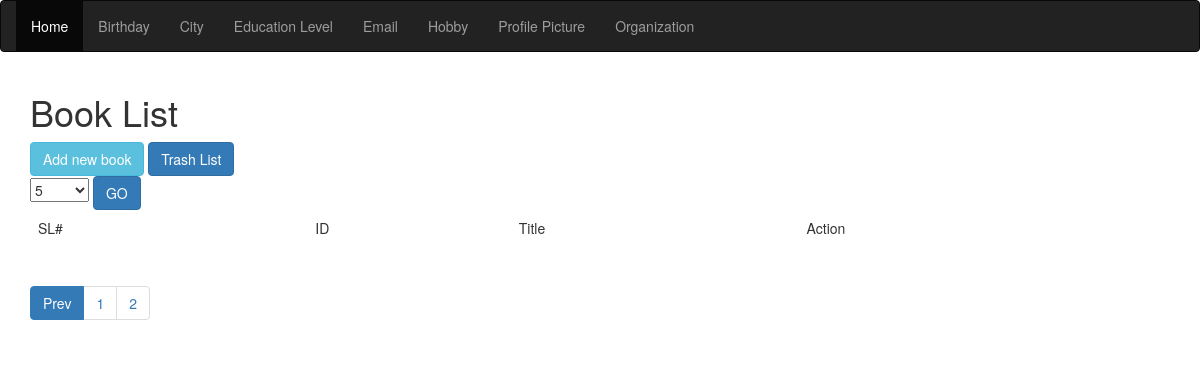
/views/SEIP129150/Book/index.php?pageNumber=3, run on an earlier commit of the app's database.
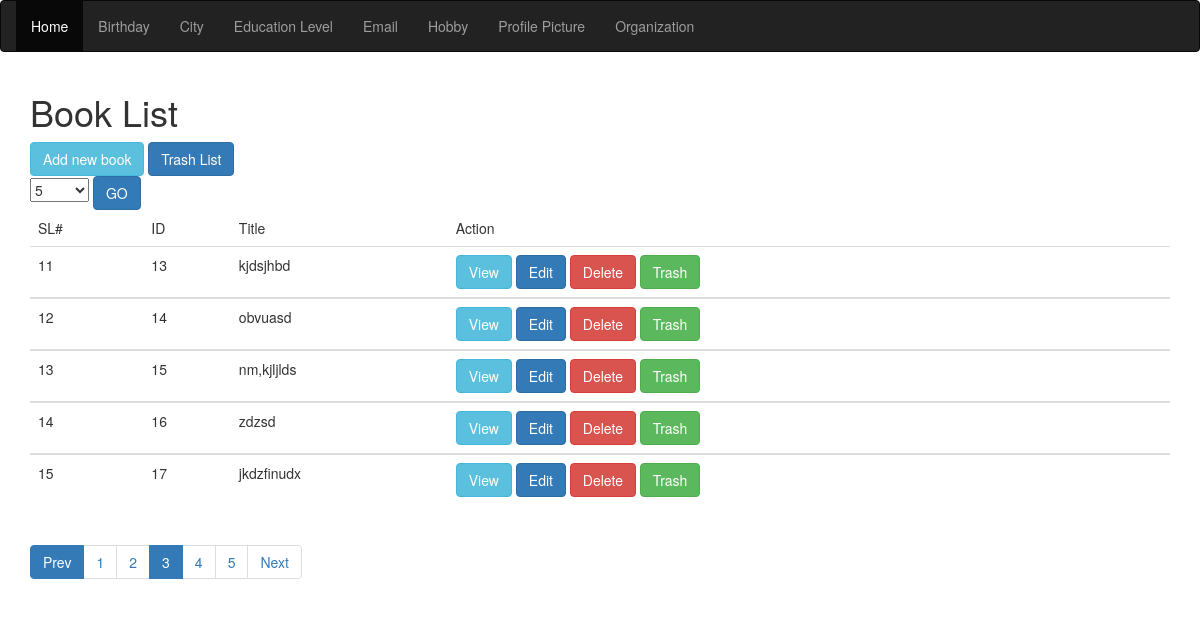
And on a later commit of the database.
### tables this page shows
CREATE TABLE `book` (
  `id` int(11) NOT NULL,
  `title` varchar(30) NOT NULL,
  `trash` date DEFAULT NULL
);

### src/BITM/SEIP129150/Book/Book.php (called while the page is built, shortened)
<?php
class Book
{
    public $conn;
    public function __construct()
    {
        $this->conn = mysqli_connect("localhost", "root", "", "atomicprojectb21");
    }
    public  function  count()
    {
        $query="SELECT COUNT(*) AS totalItem FROM `book` WHERE `trash` IS NULL";
        $result=mysqli_query($this->conn,$query);
        $row= mysqli_fetch_assoc($result);
        return $row['totalItem'];
    }
    public function paginator($pageStartFrom=0,$Limit=5){
        $query="SELECT * FROM `book` WHERE `trash` IS NULL LIMIT ".$pageStartFrom.",".$Limit;
        $_allBook= array();
        $result= mysqli_query($this->conn,$query);
        while($row= mysqli_fetch_assoc($result)){
            $_allBook[]=$row;
        }
        return $_allBook;
    }
}

### views/SEIP129150/Book/index.php (the view, shortened to what this page needs)
<?php
$book=new Book();
$totalIteam=$book->count();
$iteamPerPage=$_SESSION['iteamPerPage'];
$noOfPage=ceil($totalIteam/$iteamPerPage);
$pagination="";
if(array_key_exists('pageNumber',$_GET))
{
    $pageNo=$_GET['pageNumber'];
}
else $pageNo=1;
for($i=1;$i<=$noOfPage;$i++)
{
    $active=($pageNo==$i)? "active":"";
    $pagination.="<li class='$active'><a href='index.php?pageNumber=$i'>$i</a></li>";
}
$pageStartFrom=$iteamPerPage*($pageNo-1);
$albook=$book->paginator($pageStartFrom,$iteamPerPage);
?>
<!DOCTYPE html>
<html>
<head>
    <link rel="stylesheet" href="http://maxcdn.bootstrapcdn.com/bootstrap/3.3.6/css/bootstrap.min.css">
    <link rel="stylesheet" type="text/css" href="../../../resources/bootstrap/css/bootstrap.css">
</head >
<body>
<nav class="navbar navbar-inverse">
    <div class="container-fluid">
        <ul class="nav navbar-nav">
            <li class="active"><a href="../../../index.php">Home</a></li>
            <li><a href="../Birthday/index.php">Birthday</a></li>
            <li><a href="../City/index.php">City</a></li>
            <li><a href="../Education_level/index.php">Education Level</a></li>
            <li><a href="../Email/index.php">Email</a></li>
            <li><a href="../Hobby/index.php">Hobby</a></li>
            <li><a href="../Profile_picture/index.php">Profile Picture</a></li>
            <li><a href="../Summary_of_organizations/index.php">Organization</a></li>
        </ul>
    </div>
</nav>
<div class="container">
    <h1>Book List</h1>
     <a href="create.php" class="btn btn-info" role="button">Add new book</a>
    <a href="trashVeiw.php" class="btn btn-primary" role="button">Trash List</a>
    <form action="index.php">
        <select name="iteamPerPage">
            <option <?php if($_SESSION['iteamPerPage']==5) echo "selected"?>>5</option>
        </select>
        <input type="submit" value="GO" class="btn btn-primary">
    </form>
    <div class="table-responsive">
        <table class="table">
            <thead>
            <tr>
                <td>
                    SL#
                </td>
                <td>
                    ID
                </td>
                <td>
                    Title
                </td>
                <td>
                    Action
                </td>
            </tr>
            </thead>
            <tbody>
            <?php
            $sl=1;
            foreach ($albook as $book) {
            ?>
            <tr>
                <td><?php echo  $sl+$pageStartFrom?></td>
                <td> <?php echo $book['id']?></td>
                <td> <?php echo $book['title']?></td>
                <td>
            <a href="veiw.php?id=<?php echo $book['id']?>" class="btn btn-info" role="button">View</a>
            <a href="edit.php?id=<?php echo $book['id']?>" class="btn btn-primary" role="button">Edit</a>
            <a  href="delete.php?id=<?php echo $book['id']?>" class="btn btn-danger" role="button">Delete</a>
            <a href="trash.php?id=<?php echo $book['id']?>" class="btn btn-success" role="button">Trash</a>
                </td>
            </tr>
            </tbody>
            <?php $sl++; } ?>
        </table>
        <ul class="pagination">
            <?php
            if($pageNo>1)
            {
                $pageNo--;
               echo "<li class='active'><a href='index.php?pageNumber=$pageNo'>Prev</a></li>";
            }
                ?>
            <?php echo $pagination;
            if(isset($_GET['pageNumber'])&&$_GET['pageNumber']<$noOfPage) {
                $next_item=$_GET['pageNumber']+1;
                echo "<li><a href='index.php?pageNumber=$next_item'>Next</a></li>";
            }
            ?>
        </ul>
    </div>
</div>
</body>
</html>

What changed in the data, as far as the page shows it:
added book: pageStartFrom "11", id "13", title "kjdsjhbd"
added book: pageStartFrom "12", id "14", title "obvuasd"
added book: pageStartFrom "13", id "15", title "nm,kjljlds"
added book: pageStartFrom "14", id "16", title "zdzsd"
added book: pageStartFrom "15", id "17", title "jkdzfinudx"
Also different on the page:
new list line: "3"
new list line: "4"
new list line: "5"
text now shown: "Next"
